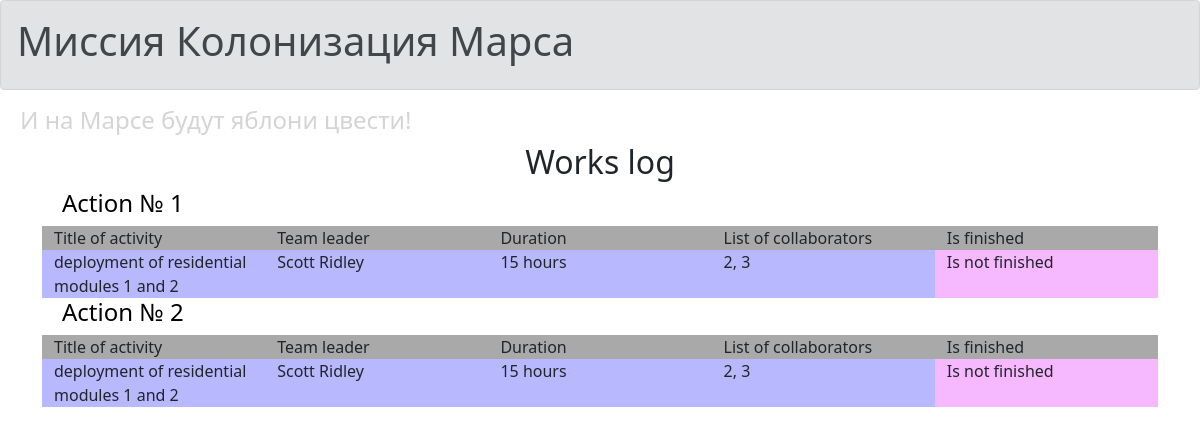
Before: / with the older database file.
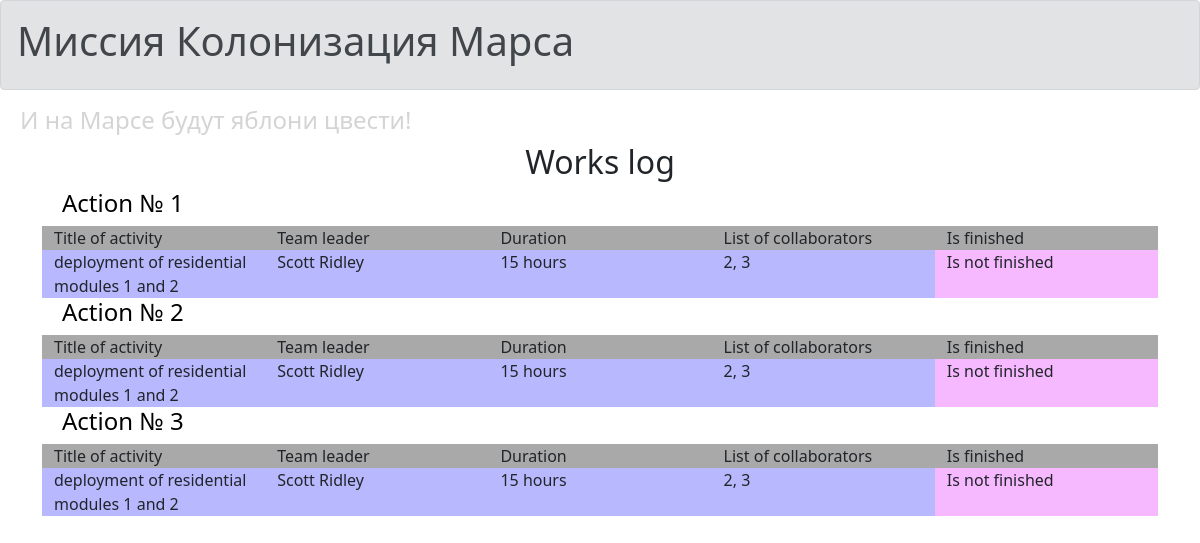
After: the same page with the newer database file.
### task_3/data/jobs.py (models this page shows)
class Jobs(SqlAlchemyBase):
    __tablename__ = 'jobs'
    id = sqlalchemy.Column(sqlalchemy.Integer, primary_key=True, autoincrement=True)
    team_leader = sqlalchemy.Column(sqlalchemy.String, sqlalchemy.ForeignKey("users.id"), nullable=True)
    job = sqlalchemy.Column(sqlalchemy.String, nullable=True)
    work_size = sqlalchemy.Column(sqlalchemy.Integer, nullable=True)
    collaborators = sqlalchemy.Column(sqlalchemy.String, nullable=True)
    start_date = sqlalchemy.Column(sqlalchemy.DateTime, default=datetime.datetime.now)
    end_date = sqlalchemy.Column(sqlalchemy.DateTime, default=datetime.datetime.now)
    is_finished = sqlalchemy.Column(sqlalchemy.Boolean, nullable=True)
    team_lead = orm.relation("User")

### tables this page shows
CREATE TABLE users (
	id INTEGER NOT NULL, 
	surname VARCHAR, 
	name VARCHAR, 
	age INTEGER, 
	position VARCHAR, 
	speciality VARCHAR, 
	address VARCHAR, 
	email VARCHAR, 
	hashed_password VARCHAR, 
	modified_date DATETIME, 
	PRIMARY KEY (id), 
	UNIQUE (hashed_password)
);

### task_3/main.py (the view)
@app.route('/')
def show_db():
    db_session.global_init("db/jobs.db")
    db_sess = db_session.create_session()
    jobs = db_sess.query(Jobs)
    css = url_for('static', filename='css/base.css')
    return render_template("log.html", css=css, jobs=jobs)

### task_3/data/db_session.py (called while the page is built, shortened)
def global_init(db_file):
    global __factory
    if __factory:
        return

def create_session() -> Session:
    global __factory
    return __factory()

### task_3/templates/log.html (shortened to what this page needs)
{% extends "base.html" %}
{% block content %}
    <link rel="stylesheet" href={{ css }}>
    <h2>Works log</h2>
    {% for item in jobs %}
        <h4 style="color: #000000;">Action № {{ loop.index }}</h4>
        <div class="container">
          <div class="row">
            <div class="col-md">
              Title of activity
            </div>
            <div class="col-md">
              Team leader
            </div>
            <div class="col-md">
              Duration
            </div>
            <div class="col-md">
              List of collaborators
            </div>
            <div class="col-md">
              Is finished
            </div>
          </div>
          <div class="row">
            <div class="col-sm">
                {{ item.job }}
            </div>
            <div class="col-sm">
                {{ item.team_lead.surname }} {{ item.team_lead.name }}
            </div>
            <div class="col-sm">
                {{ item.work_size }} hours
            </div>
            <div class="col-sm">
                {{ item.collaborators }}
            </div>
                {% if item.is_finished %}
                  <div class="col-sm">
                      Is finished
                  </div>
                {% else %}
                  <div class="col-sm" style="background-color: #de00ff47;">
                      Is not finished
                  </div>
                {% endif %}
            </div>
          </div>
    {% endfor %}
{% endblock %}

### task_3/templates/base.html (shortened to what this page needs)
<!DOCTYPE html>
<html lang="en">
    <head>
        <link rel="stylesheet"
          href="https://cdn.jsdelivr.net/npm/bootstrap@5.0.0-beta1/dist/css/bootstrap.min.css"
>
    </head>
    <body>
        <div class="alert alert-secondary" role="alert">
            <h1>Миссия Колонизация Марса</h1>
        </div>
        <h4>И на Марсе будут яблони цвести!</h4>
        <main role="main" class="container">
        {% block content %}{% endblock %}
        </main>
    </body>
</html>

### task_3/static/css/base.css (style rules this page uses)
h2 { text-align: center; }
h4 { color: #d4d4d4; padding-left: 20px; }
.col-md { background-color: #a9a9a9; }
.col-sm { background-color: #0000ff47 }

Changed rows visible on the page:
added Jobs: job "deployment of residential modules 1 and 2", team_lead.surname "Scott", team_lead.name "Ridley", work_size "15", collaborators "2, 3", is_finished "Is not finished"
